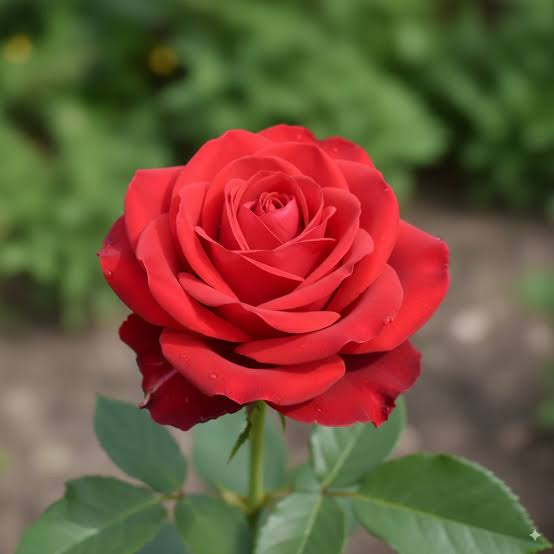
#> input picture input/images.jpg, 554 x 554 px
$ python phan_doan_anh_cac_phuong_phap.py
#> lines starting #> are read from the running program, lines starting #| are printed output that depends on the picture; after the words box and inside, x2 and y2 are one past the last pixel; in counts of white or black regions, pixels touching at a corner belong together
### lab_xuly_anh/common.py
"""
common.py - Ham dung chung cho cac bai lab (giong phong cach cac file cu:
hop thoai chon anh bang tkinter, doc/ghi duong dan tieng Viet bang imdecode/imencode).

Neu may khong co tkinter hoac khong co man hinh (server), chuong trinh se:
  - doc duong dan tu dong lenh (sys.argv), hoac
  - dung anh mau tu sinh ra,
  - luu anh ra thu muc results thay vi hien thi cua so.
"""
import os
import sys
import numpy as np
import cv2

RESULTS_DIR = "results"
IMG_TYPES = [("Anh", "*.jpg *.jpeg *.png *.bmp *.webp *.tif *.tiff"), ("Tat ca", "*.*")]
VIDEO_TYPES = [("Video", "*.mp4 *.avi *.mov *.mkv *.wmv"), ("Tat ca", "*.*")]
IMG_EXT = (".jpg", ".jpeg", ".png", ".bmp", ".webp", ".tif", ".tiff")


def _tk_root():
    import tkinter as tk
    root = tk.Tk()
    root.withdraw()
    root.attributes("-topmost", True)
    return root


def chon_anh(title="Chon anh", argv_index=1):
    """Hop thoai chon 1 anh. Uu tien tham so dong lenh. Tra ve '' neu huy / khong co tkinter."""
#> called with title = 'Chon anh de phan doan', argv_index = 1
    if len(sys.argv) > argv_index and os.path.isfile(sys.argv[argv_index]):
        return sys.argv[argv_index]
    try:
        from tkinter import filedialog
        root = _tk_root()
        path = filedialog.askopenfilename(title=title, filetypes=IMG_TYPES)
#> the answer given: ../input/images.jpg
        root.destroy()
        return path
    except Exception:
        return ""


# [49 lines left out: functions chon_nhieu_anh, chon_thu_muc, chon_video, not called in this run]


def doc_anh(path, flags=cv2.IMREAD_COLOR):
    """Doc anh ho tro duong dan co dau tieng Viet."""
#> called with path = '../input/images.jpg', flags = 1
    data = np.fromfile(path, dtype=np.uint8)
    return cv2.imdecode(data, flags)
#> returned value is the input picture: shape (554, 554, 3); mean B, G, R 59.3, 83.7, 114.5


# [32 lines left out: functions luu_anh, ket_qua, anh_mau, not called in this run]


def lay_anh(title="Chon anh", resize_max=None):
    """Chon anh bang hop thoai; neu khong chon duoc thi dung anh mau.
    Tra ve (img_bgr, ten_hien_thi)."""
    path = chon_anh(title)
    if path:
        img = doc_anh(path)
        if img is None:
            sys.exit(f"Khong doc duoc anh: {path}")
        name = os.path.splitext(os.path.basename(path))[0]
    else:
        print("Khong chon anh -> dung anh mau.")
        img = anh_mau()
        name = "anh_mau"
    if resize_max:
        h, w = img.shape[:2]
#> h = 554; w = 554
        s = min(1.0, resize_max / max(h, w))
#> s = 1
        if s < 1:
            img = cv2.resize(img, (int(w * s), int(h * s)), interpolation=cv2.INTER_AREA)
    return img, name


# [51 lines left out: functions hien_thi_matplotlib, hien_thi_cv, gan_nhan, luoi_anh, not called in this run]

### lab_xuly_anh/phan_doan_anh_cac_phuong_phap.py
"""
CHUONG 4 - Phan doan anh (Image Segmentation).
Chay lan luot nhieu phuong phap tren cung 1 anh va so sanh:
  1. Nguong toan cuc (Otsu)              4. Watershed (phan doan doi tuong dinh nhau)
  2. Nguong thich nghi (adaptive)        5. GrabCut (tach tien canh - hop thoai ve khung neu co man hinh)
  3. K-means theo mau (K = 2..4)         6. Phan doan theo canh Canny + contour
Ket qua: 1 anh luoi tong hop + tung phuong phap luu rieng trong results/.

Chay:  python phan_doan_anh_cac_phuong_phap.py            (hop thoai chon anh)
       python phan_doan_anh_cac_phuong_phap.py anh.jpg
Phim tat khi GrabCut mo cua so chon vung: keo chuot ve khung bao doi tuong, ENTER/SPACE de xac nhan,
bam 'c' de dung khung mac dinh (o giua anh).
"""
import os
import cv2
import numpy as np

from common import lay_anh, luoi_anh, hien_thi_cv, luu_anh, ket_qua

img, name = lay_anh("Chon anh de phan doan", resize_max=700)
#> name = 'images'
h, w = img.shape[:2]
#> h = 554; w = 554
gray = cv2.cvtColor(img, cv2.COLOR_BGR2GRAY)
blur = cv2.GaussianBlur(gray, (5, 5), 0)
ket = {}


def to_mau_nhan(labels, n=None):
    """To mau ngau nhien (co dinh seed) cho anh nhan."""
    n = n or int(labels.max()) + 1
    rng = np.random.default_rng(3)
    pal = rng.integers(40, 255, (n + 1, 3), dtype=np.uint8)
    pal[0] = (0, 0, 0)
    return pal[labels.astype(np.int32).clip(0, n)]


# ---------- 1. Otsu ----------
t_otsu, otsu = cv2.threshold(blur, 0, 255, cv2.THRESH_BINARY + cv2.THRESH_OTSU)
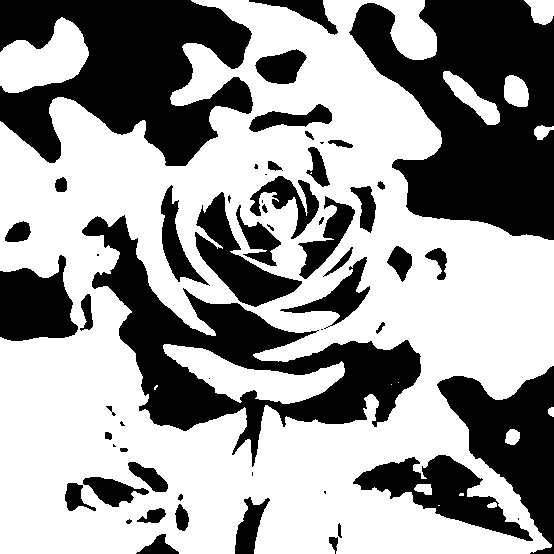
#> otsu: shape (554, 554); 60% white; 58 black regions (14 under 20 px), largest, box (x1, y1, x2, y2) and area: (349, 0, 554, 240) 30583, (0, 0, 253, 166) 25566, (82, 215, 421, 467) 23570
#> t_otsu = 85
ket[f"1. Otsu (T={t_otsu:.0f})"] = otsu

# ---------- 2. Adaptive ----------
adapt = cv2.adaptiveThreshold(blur, 255, cv2.ADAPTIVE_THRESH_GAUSSIAN_C,
                              cv2.THRESH_BINARY, 31, 5)
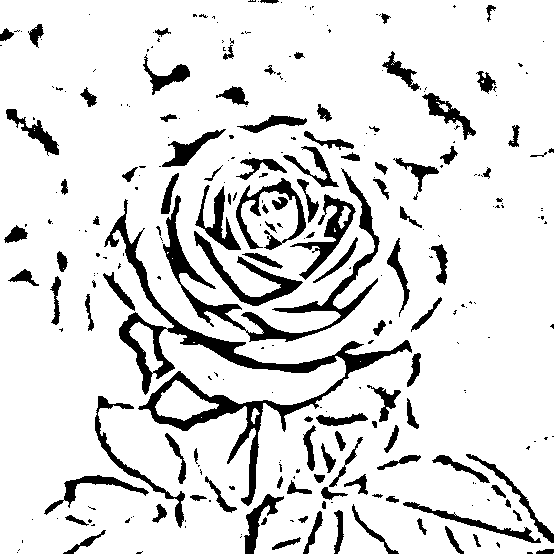
#> adapt: shape (554, 554); 86.8% white; 287 black regions (176 under 20 px), largest, box (x1, y1, x2, y2) and area: (104, 199, 412, 506) 8541, (163, 168, 380, 342) 4383, (194, 231, 303, 306) 1513
ket["2. Adaptive threshold"] = adapt

# ---------- 3. K-means ----------
Z = img.reshape(-1, 3).astype(np.float32)
crit = (cv2.TERM_CRITERIA_EPS + cv2.TERM_CRITERIA_MAX_ITER, 20, 1.0)
for K in (2, 3, 4):
    cv2.setRNGSeed(0)
    _, lab, cen = cv2.kmeans(Z, K, None, crit, 3, cv2.KMEANS_PP_CENTERS)
    seg = cen.astype(np.uint8)[lab.flatten()].reshape(img.shape)
    ket[f"3. K-means K={K}"] = seg
#> this loop made 3 passes
#> cen on pass 1: [[62.22, 97.6, 86.27], [49.56, 38.24, 207.4]]
#> pass 1, `seg = cen.astype(np.uint8)[lab.flatten()].reshape(img.shape)`:
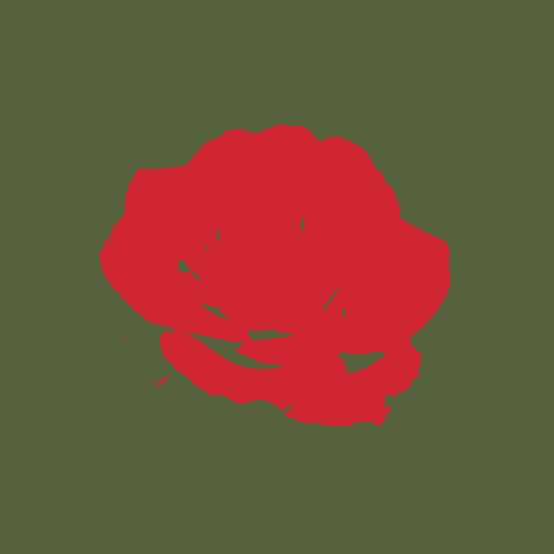
#> seg: shape (554, 554, 3); mean B, G, R 59, 83.2, 114.2
#> after the loop, ket = 5 items

# ---------- 4. Watershed ----------
_, bw = cv2.threshold(blur, 0, 255, cv2.THRESH_BINARY_INV + cv2.THRESH_OTSU)
if np.count_nonzero(bw) > 0.6 * bw.size:          # nen sang hay toi -> dam bao doi tuong la vung trang
    bw = cv2.bitwise_not(bw)
k3 = np.ones((3, 3), np.uint8)
#> k3 = [[1, 1, 1], [1, 1, 1], [1, 1, 1]]
bw = cv2.morphologyEx(bw, cv2.MORPH_OPEN, k3, iterations=2)
#> bw: shape (554, 554); 39.3% white; 43 white regions, largest, box (x1, y1, x2, y2) and area: (351, 0, 554, 240) 30559, (0, 0, 252, 166) 25536, (83, 217, 421, 455) 23248
sure_bg = cv2.dilate(bw, k3, iterations=3)
#> sure_bg: shape (554, 554); 49.8% white; 24 white regions, largest, box (x1, y1, x2, y2) and area: (80, 144, 424, 458) 44396, (348, 0, 554, 243) 34158, (0, 0, 335, 169) 31324
dist = cv2.distanceTransform(bw, cv2.DIST_L2, 5)
_, sure_fg = cv2.threshold(dist, 0.4 * dist.max(), 255, 0)
#> sure_fg: shape (554, 554) float32; 5.8% white; 10 white regions (2 under 20 px), largest, box (x1, y1, x2, y2) and area: (82, 0, 178, 106) 5735, (431, 136, 554, 217) 5672, (447, 0, 554, 103) 3802
sure_fg = sure_fg.astype(np.uint8)
unknown = cv2.subtract(sure_bg, sure_fg)
#> unknown: shape (554, 554); 44% white; 25 white regions, largest, box (x1, y1, x2, y2) and area: (80, 144, 424, 458) 44309, (0, 0, 335, 169) 24859, (348, 0, 554, 243) 23017
n_lab, markers = cv2.connectedComponents(sure_fg)
#> markers: shape (554, 554) int32; 11 distinct labels, from 0 to 10
#> n_lab = 11
markers = markers + 1
#> markers: shape (554, 554) int32; 11 distinct labels, from 1 to 11
markers[unknown == 255] = 0
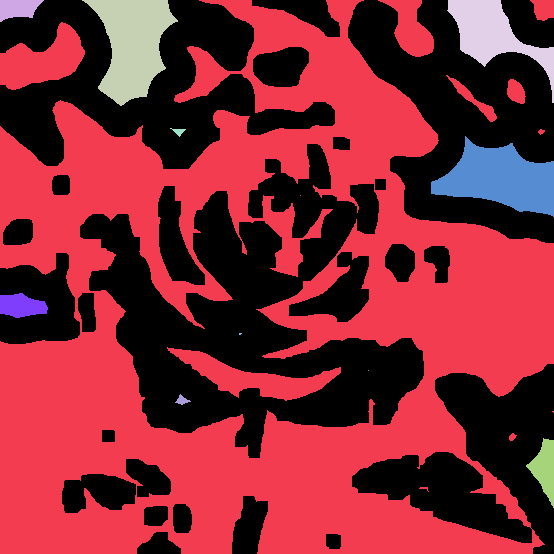
#> markers: shape (554, 554) int32; 12 distinct labels, from 0 to 11; one colour per label, 0 black
ws = cv2.watershed(img.copy(), markers)
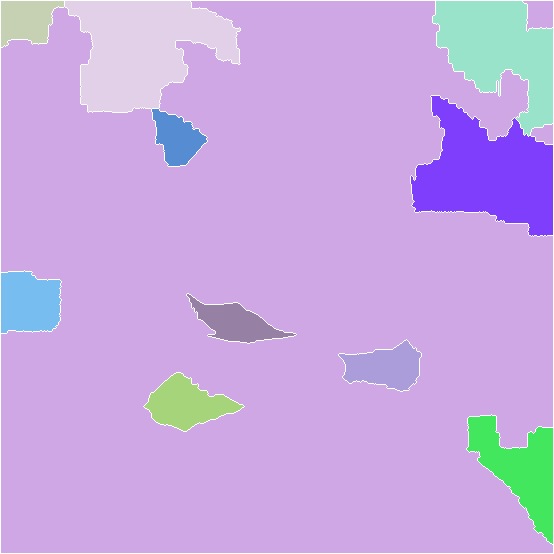
#> ws: shape (554, 554) int32; 12 distinct labels, from -1 to 11; one colour per label, 0 black, -1 white
ws_img = img.copy()
ws_img[ws == -1] = (0, 0, 255)                      # duong bien do
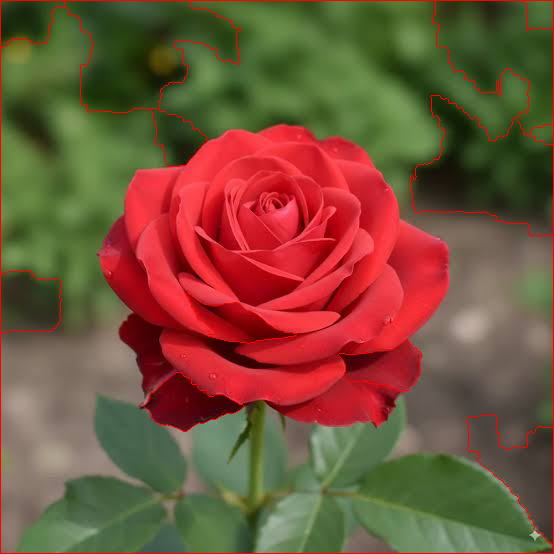
#> ws_img: shape (554, 554, 3); 1.61% of pixels changed, all inside (x1, y1, x2, y2) = (0, 0, 554, 554)
ws_color = to_mau_nhan(np.where(ws > 1, ws - 1, 0))
#> in to_mau_nhan, `pal = rng.integers(40, 255, (n + 1, 3), dtype=np.uint8)`: pal = [[248, 202, 199], [213, 163, 61], [57, 245, 217], [240, 77, 44], [171, 173, 90], [85, 238, 131], [78, 108, 66], [212, 70, 45], [152, 226, 87], [162, 46, 51], [52, 58, 48], [160, 214, 45]]
#> in to_mau_nhan, `return pal[labels.astype(np.int32).clip(0, n)]`:
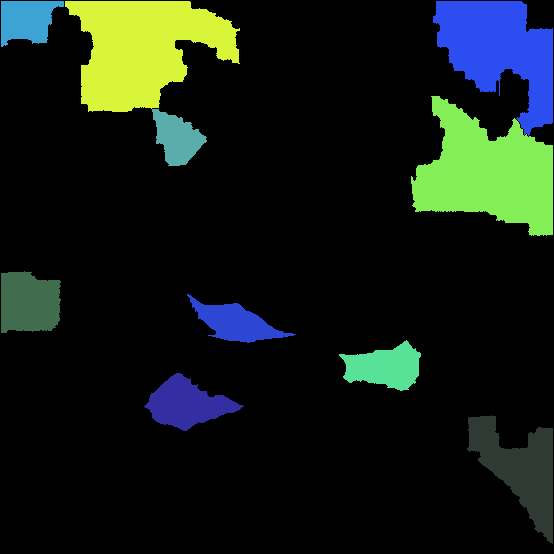
#> returned value: shape (554, 554, 3); mean of channels 0, 1, 2 21.4, 28.5, 19.1; drawn as B, G, R
ket[f"4. Watershed ({n_lab - 1} vung)"] = cv2.addWeighted(ws_img, 0.6, ws_color, 0.4, 0)

# ---------- 5. GrabCut ----------
rect = (int(w * 0.1), int(h * 0.1), int(w * 0.8), int(h * 0.8))     # mac dinh: khung giua anh
#> rect = (55, 55, 443, 443)
if os.environ.get("LAB_NO_SHOW") != "1":
    try:
        print("GrabCut: keo khung quanh doi tuong, ENTER de xac nhan, 'c' de dung khung mac dinh.")
#> (the run stopped early here; a loop or call above may not have finished)
